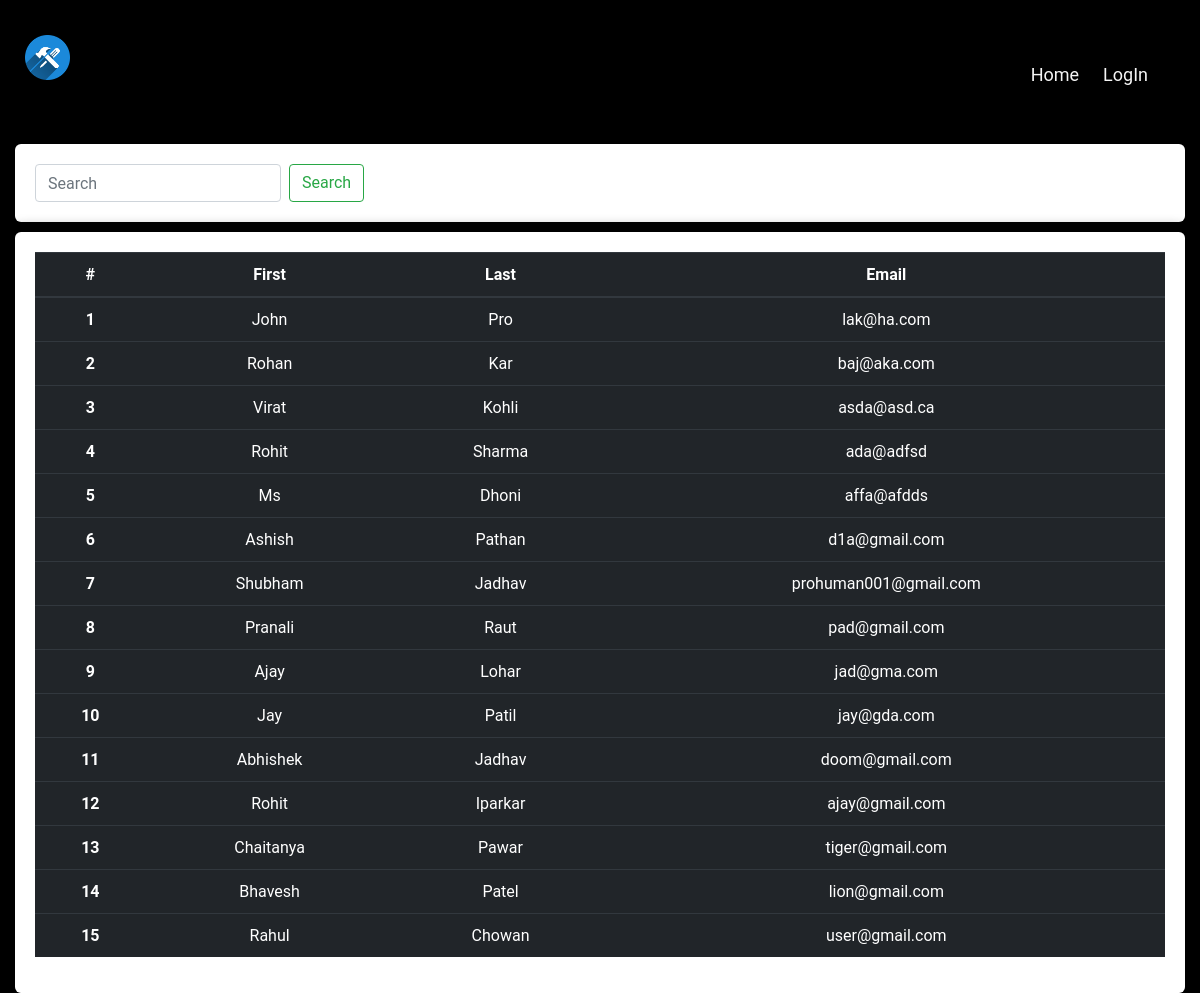
The page /admin/admin_manage.php on the database its author committed.
### tables this page shows
CREATE TABLE `users` (
  `id` int(11) NOT NULL,
  `f_name` varchar(50) NOT NULL,
  `l_name` varchar(50) NOT NULL,
  `email` varchar(60) NOT NULL,
  `password` varchar(60) NOT NULL
);

### admin/admin_manage.php (the view, shortened to what this page needs)
<?php
$con=mysqli_connect('localhost','root','root');
mysqli_select_db($con, 'website1');
$querry = "select * from users order by id desc";
$result = mysqli_query($con,$querry);
?>
<html>
    <head>
        <link rel="stylesheet" href="https://stackpath.bootstrapcdn.com/bootstrap/4.1.3/css/bootstrap.min.css">
</head>
<body>
<?php
include 'admin_header.php';
?>
 <form  class="form-inline" action="admin_manage.php"  method="post" enctype="multipart/form-data">
   <input  style='float:right' class="form-control mr-sm-2" type="search" placeholder="Search" aria-label="Search" name='se'>
    <button class="btn btn-outline-success my-2 my-sm-0" name="filter" type="submit">Search</button>
  </form>
<form class="form-inline">
<table class="table table-hover table-dark">
  <thead align="center">
    <tr>
      <th scope="col">#</th>
      <th scope="col">First</th>
      <th scope="col">Last</th>
      <th scope="col">Email</th>
    </tr>
  </thead>
  <tbody align="center">
    <tr >
    <?php
		global $result;
        while ($rows=mysqli_fetch_assoc($result)):
        $i++;
        ?>
      <th scope="row"><?php echo $i;?></th>
      <td><?php echo $rows['f_name']; ?></td>
      <td><?php echo $rows['l_name']; ?></td>
      <td><?php echo $rows['email']; ?></td>
    </tr>
    <?php endwhile;?>
  </tbody>
</table>
</form>
</body>
</html>

### css/header.css (style rules this page uses)
* { margin: 0; padding: 0; box-sizing: border-box; }
body { font-family: $font-family; font-size: 10px; background-size: 200% 100% !important; animation: move 10s ease infinite; transform: translate3d(0, 0, 0); background: linear-gradient(to top, #000000 100%, #ffffff 100%); height: 100vh }

### admin/admin_manage.php (style rules this page uses)
html, body { min-height: 100%; }
body, div, form { padding: 15px; margin: 0; outline: none; font-family: Roboto, Arial, sans-serif; font-size: 20px; color: block; line-height: 22px; }
form { margin-top: 10px; width: 100%; padding: 20px; border-radius: 6px; background: #fff; box-shadow: 0 0 15px 0 rgb(0,0,0); }

### rows shown on the page
users: f_name "John", l_name "Pro", email "lak@ha.com"
users: f_name "Rohan", l_name "Kar", email "baj@aka.com"
users: f_name "Virat", l_name "Kohli", email "asda@asd.ca"
users: f_name "Rohit", l_name "Sharma", email "ada@adfsd"
users: f_name "Ms", l_name "Dhoni", email "affa@afdds"
users: f_name "Ashish", l_name "Pathan", email "d1a@gmail.com"
users: f_name "Shubham", l_name "Jadhav", email "prohuman001@gmail.com"
users: f_name "Pranali", l_name "Raut", email "pad@gmail.com"
users: f_name "Ajay", l_name "Lohar", email "jad@gma.com"
users: f_name "Jay", l_name "Patil", email "jay@gda.com"
users: f_name "Abhishek", l_name "Jadhav", email "doom@gmail.com"
users: f_name "Rohit", l_name "Iparkar", email "ajay@gmail.com"
users: f_name "Chaitanya", l_name "Pawar", email "tiger@gmail.com"
users: f_name "Bhavesh", l_name "Patel", email "lion@gmail.com"
users: f_name "Rahul", l_name "Chowan", email "user@gmail.com"
